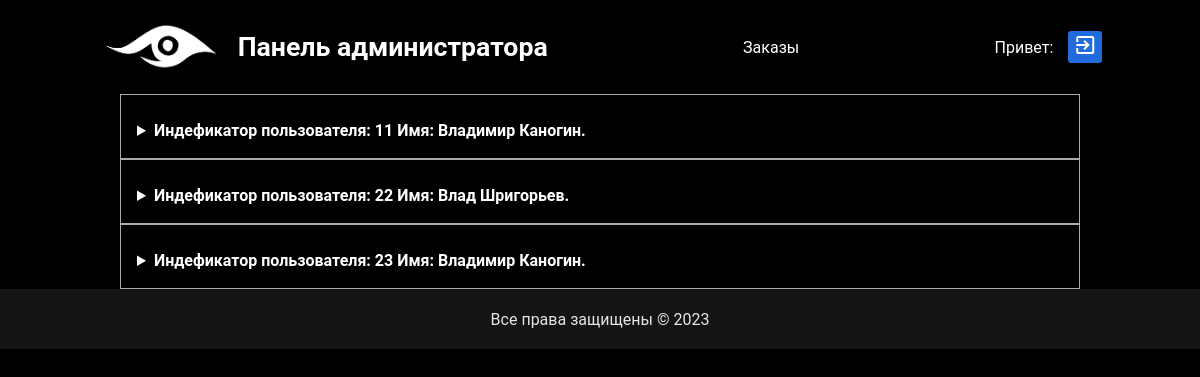
The app's page /admin/user-orders.php with its own data.
### tables this page shows
CREATE TABLE `users_info` (
  `id` int NOT NULL,
  `id_user` int NOT NULL COMMENT 'id пользователя',
  `name` varchar(255) NOT NULL COMMENT 'имя пользователя',
  `surname` varchar(255) NOT NULL,
  `phone` varchar(11) NOT NULL COMMENT 'телефон',
  `email` varchar(255) NOT NULL COMMENT 'почта'
);

### admin/user-orders.php (the view, shortened to what this page needs)
<?php require("../admin/header.php")  ?>
<?php
   require("../db.php");
   $sql = "SELECT * FROM `users` INNER JOIN `users_info` ON users.id = users_info.id_user";
   $result = mysqli_query($connect,$sql);
?>
<section class="user-orders">
<?php while($users = mysqli_fetch_assoc($result)): ?>
   <details>
      <summary class='user-title'>
         <?php  echo "Индефикатор пользователя: ".$users['id_user'] ." ". "Имя: " . $users['name']." ".$users['surname']."."   ?>
      </summary>
   </details>
<?php endwhile; ?>
</section>
<footer>
      <div class="copyright">
         Все права защищены &copy; <?php echo date('Y'); ?>
      </div>
   </footer>
</body>
</html>

### admin/css/admin.css (style rules this page uses)
* { margin: 0; padding: 0; }
body { color: #fff; font-family: "Roboto", sans-serif; display: flex; align-items: center; flex-direction: column; background-color: black; }
footer { height: 60px; display: flex; justify-content: center; color: #e6e6e6; background-color: #141414; width: 100%; }
.copyright { display: flex; align-items: center; justify-content: flex-end; max-width: 1200px; padding: 10px 0; }
.user-orders { display: flex; flex-direction: column; box-sizing: border-box; width: 100%; padding: 0 10%; }
.user-orders details { border: 1px solid #aaa; padding: 0.5em 0.5em 0; }
.user-orders summary { font-weight: bold; margin: -0.5em -0.5em 0; padding: 0.5em; }
.user-orders .user-title { margin: 10px 0; }

### records on screen
users_info: id_user "11", name "Владимир", surname "Каногин"
users_info: id_user "22", name "Влад", surname "Шригорьев"
users_info: id_user "23", name "Владимир", surname "Каногин"
